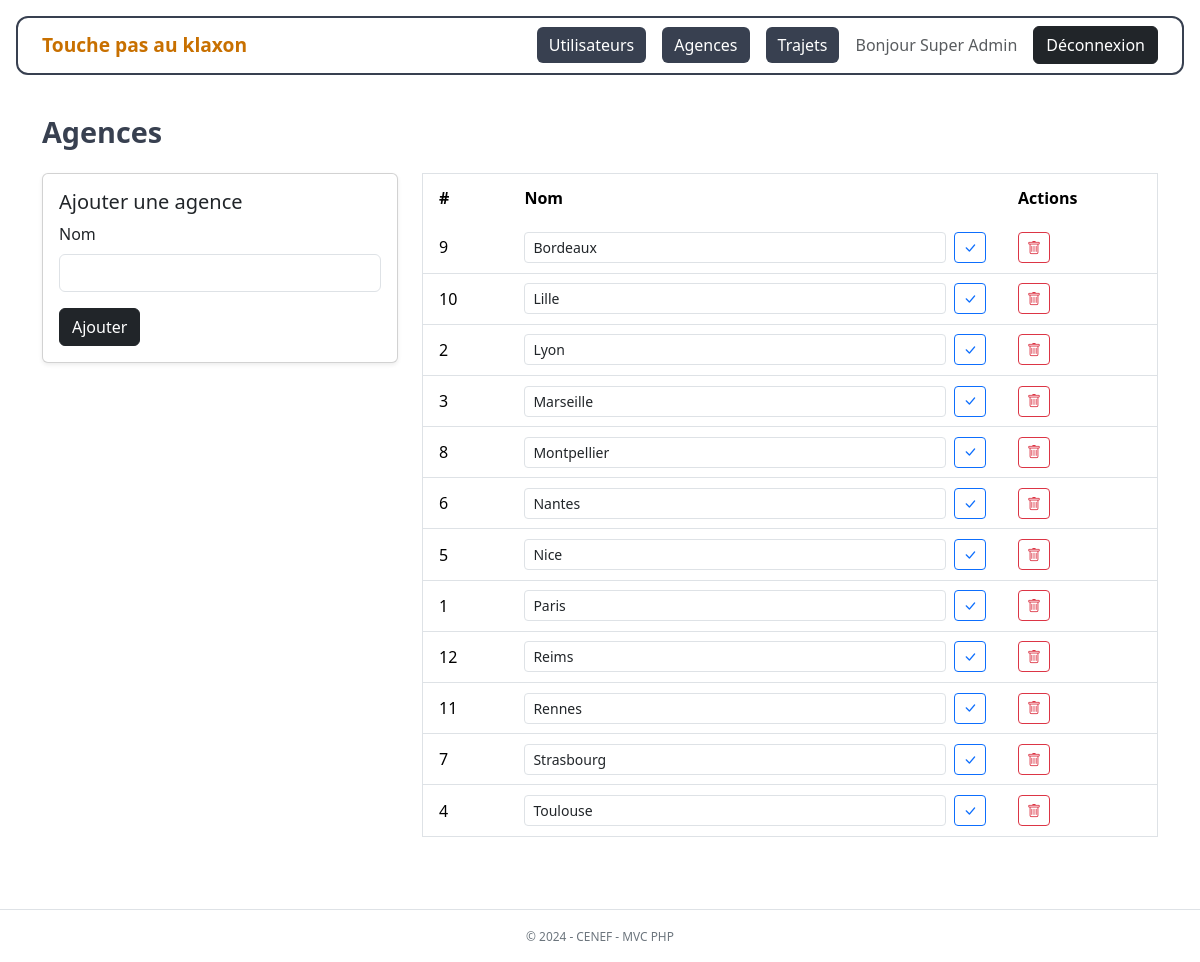
The app's page /admin/agences (signed in) with its own data.
### tables this page shows
CREATE TABLE IF NOT EXISTS agences (
    id   INT UNSIGNED AUTO_INCREMENT PRIMARY KEY,
    nom  VARCHAR(100) NOT NULL UNIQUE
);

### src/Core/Controller.php (called while the page is built, shortened)
<?php
abstract class Controller
{
    protected function render(string $view, array $data = [], string $layout = 'layout/main'): void
    {
        $data['base'] = $this->basePath();
        extract($data);
        $viewPath   = __DIR__ . '/../Views/' . $view . '.php';
        require $viewPath;
    }
    protected function basePath(): string
    {
        return rtrim(dirname(dirname($_SERVER['SCRIPT_NAME'])), '/');
    }
}

### src/Controllers/AdminController.php (called while the page is built, shortened)
<?php
class AdminController extends Controller
{
    private AgenceModel $agenceModel;
    public function __construct()
    {
        $this->agenceModel = new AgenceModel();
    }
    public function agences(): void
    {
        $this->render('admin/agences', [
            'agences' => $this->agenceModel->findAll('nom'),
            'flash'   => Session::getFlash('success'),
            'error'   => Session::getFlash('error'),
        ]);
    }
}

### public/index.php (called while the page is built, shortened)
<?php
$router = new Router();
$router->dispatch();

### src/Models/Model.php (called while the page is built, shortened)
<?php
abstract class Model
{
    protected PDO $db;
    protected string $table = '';
    public function __construct()
    {
        $this->db = Database::getInstance();
    }
    public function findAll(string $orderBy = 'id', string $direction = 'ASC'): array
    {
        $direction = strtoupper($direction) === 'DESC' ? 'DESC' : 'ASC';
        $stmt = $this->db->query("SELECT * FROM {$this->table} ORDER BY {$orderBy} {$direction}");
        return $stmt->fetchAll();
    }
}

### src/Core/Database.php (called while the page is built, shortened)
<?php
class Database
{
    private static ?PDO $instance = null;
    public static function getInstance(): PDO
    {
        if (self::$instance === null) {
            $host     = $_ENV['DB_HOST']     ?? 'localhost';
            $dbname   = $_ENV['DB_NAME']     ?? 'klaxon';
            $user     = $_ENV['DB_USER']     ?? 'root';
            $password = $_ENV['DB_PASSWORD'] ?? '';
            $charset  = 'utf8mb4';
            $dsn = "mysql:host={$host};dbname={$dbname};charset={$charset}";
            try {
                self::$instance = new PDO($dsn, $user, $password, [
                    PDO::ATTR_ERRMODE            => PDO::ERRMODE_EXCEPTION,
                    PDO::ATTR_DEFAULT_FETCH_MODE => PDO::FETCH_ASSOC,
                    PDO::ATTR_EMULATE_PREPARES   => false,
                ]);
            } catch (PDOException $e) {
                http_response_code(500);
                exit('Erreur de connexion à la base de données.');
            }
        }
        return self::$instance;
    }
}

### src/Views/admin/agences.php (the view, shortened to what this page needs)
<h1 class="klaxon-page-title mb-4">Agences</h1>
<div class="row g-4">
    <div class="col-md-4">
        <div class="card shadow-sm">
            <div class="card-body">
                <h5 class="card-title">Ajouter une agence</h5>
                <form method="POST" action="<?= $base ?>/admin/agences/create">
                    <div class="mb-3">
                        <label for="nom" class="form-label">Nom</label>
                        <input type="text" name="nom" id="nom" class="form-control" required maxlength="100">
                    </div>
                    <button type="submit" class="btn btn-dark">Ajouter</button>
                </form>
            </div>
        </div>
    </div>
    <div class="col-md-8">
        <div class="table-responsive">
            <table class="table klaxon-table">
                <thead>
                    <tr>
                        <th>#</th>
                        <th>Nom</th>
                        <th>Actions</th>
                    </tr>
                </thead>
                <tbody>
                    <?php foreach ($agences as $agence): ?>
                        <tr>
                            <td><?= (int) $agence['id'] ?></td>
                            <td>
                                <form method="POST" action="<?= $base ?>/admin/agences/<?= (int) $agence['id'] ?>/edit" class="d-flex gap-2 align-items-center">
                                    <input type="text"
                                           name="nom"
                                           class="form-control form-control-sm"
                                           value="<?= htmlspecialchars($agence['nom']) ?>"
                                           required
                                           maxlength="100">
                                    <button type="submit" class="btn btn-sm btn-outline-primary text-nowrap">
                                        <i class="bi bi-check-lg"></i>
                                    </button>
                                </form>
                            </td>
                            <td>
                                <form method="POST"
                                      action="<?= $base ?>/admin/agences/<?= (int) $agence['id'] ?>/delete"
                                      onsubmit="return confirm('Supprimer cette agence ?')">
                                    <button type="submit" class="btn btn-sm btn-outline-danger">
                                        <i class="bi bi-trash"></i>
                                    </button>
                                </form>
                            </td>
                        </tr>
                    <?php endforeach; ?>
                </tbody>
            </table>
        </div>
    </div>
</div>

### src/Core/Router.php (shortened to what this page needs)
<?php
class Router
{
    private array $routes = [];
    private function addRoute(string $method, string $pattern, string $controller, string $action): void
    {
        $this->routes[] = compact('method', 'pattern', 'controller', 'action');
    }
    public function dispatch(): void
    {
        $requestMethod = $_SERVER['REQUEST_METHOD'];
        $requestUri    = parse_url($_SERVER['REQUEST_URI'], PHP_URL_PATH) ?? '/';
        foreach ($this->routes as $route) {
            $pattern = '#^' . $route['pattern'] . '$#';
            if ($route['method'] !== $requestMethod) {
                continue;
            }
            if (preg_match($pattern, $requestUri, $matches)) {
                array_shift($matches);
                $controller = new $route['controller']();
                $controller->{$route['action']}(...$matches);
                return;
            }
        }
    }
}

### public/assets/css/main.css (style rules this page uses)
.klaxon-table { border: 1px solid #dee2e6; }
.klaxon-table thead tr { background-color: #384050; color: #fff; }
.klaxon-table thead th { font-weight: 600; border: none; padding: 0.75rem 1rem; }
.klaxon-table tbody tr:nth-child(odd) { background-color: #fff; }
.klaxon-table tbody tr:nth-child(even) { background-color: #f1f8fc; }
.klaxon-table tbody td { padding: 0.6rem 1rem; vertical-align: middle; border-color: #dee2e6; }
.klaxon-page-title { font-size: 1.8rem; font-weight: 600; color: #384050; }

### records on screen
agences: id "9", nom "Bordeaux"
agences: id "10", nom "Lille"
agences: id "2", nom "Lyon"
agences: id "3", nom "Marseille"
agences: id "8", nom "Montpellier"
agences: id "6", nom "Nantes"
agences: id "5", nom "Nice"
agences: id "1", nom "Paris"
agences: id "12", nom "Reims"
agences: id "11", nom "Rennes"
agences: id "7", nom "Strasbourg"
agences: id "4", nom "Toulouse"
